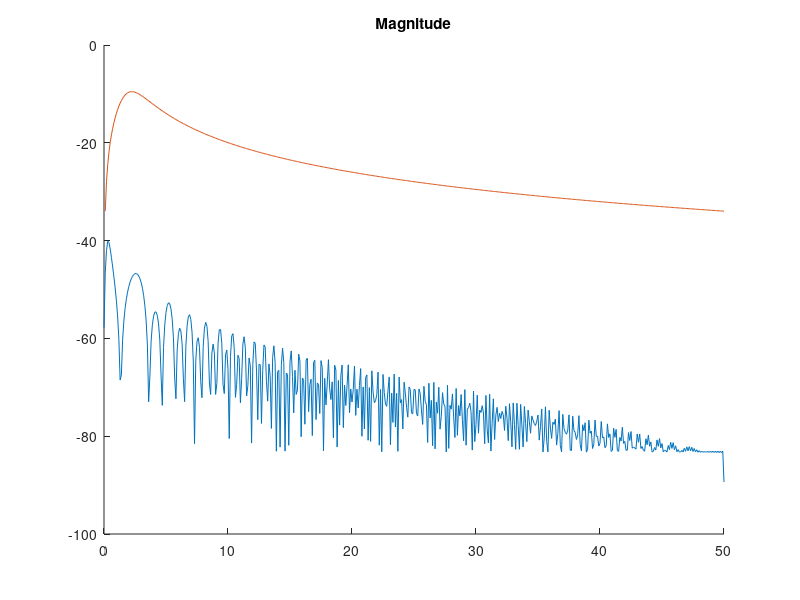

MATLAB code to generate this figure:
%%%%%Gap Metric

clear;clc


tF=10;    %Final time
t = 0:1/100:tF-1/100;                     % Time vector
L=length(t);
Fs=100;

f1=0;   %%Initial frequency
f2=100;   %%Final frequency

%x = sin(2*pi*15*t) + sin(2*pi*40*t);      % Signal
x = sin(2*pi*(1/2*(f2-f1)/tF.*t+f1).*t);

s = tf('s');
G1 = s/(s^2 + 2*s + 10);
G2 = s/(s^2 + 3*s + 5);

out1=lsim(G1,x,t)

out2=lsim(G2,x,t)


y1 = fft(out1);                             % Compute DFT of system 1
m1 = abs(y1);                               % Magnitude
y1(m1<1e-6) = 0;
p1 = unwrap(angle(y1));                     % Phase

y2 = fft(out2);                             % Compute DFT of system 2
P2 = abs(y2/L);
P1 = P2(1:L/2+1);
P1(2:end-1) = 2*P1(2:end-1);

m2 = abs(y2);                               % Magnitude
y2(m2<1e-6) = 0;
p2 = unwrap(angle(y2));                     % Phase


f = Fs*(0:(L/2))/L;

%f = (0:length(y1)-1)*100/length(y1);        % Frequency vector

%plot(f,mag2db(m1))
title('Magnitude')
hold on
plot(f,mag2db(P1))


[mag,phase,wout] = bode(G2,f);
mag=reshape(mag,[],1);
plot(f,mag2db(mag))



v=max(abs((1+y2.*conj(y2)).^(-1/2).*(y2-y1).*(1+y1.*conj(y1)).^(-1/2)))